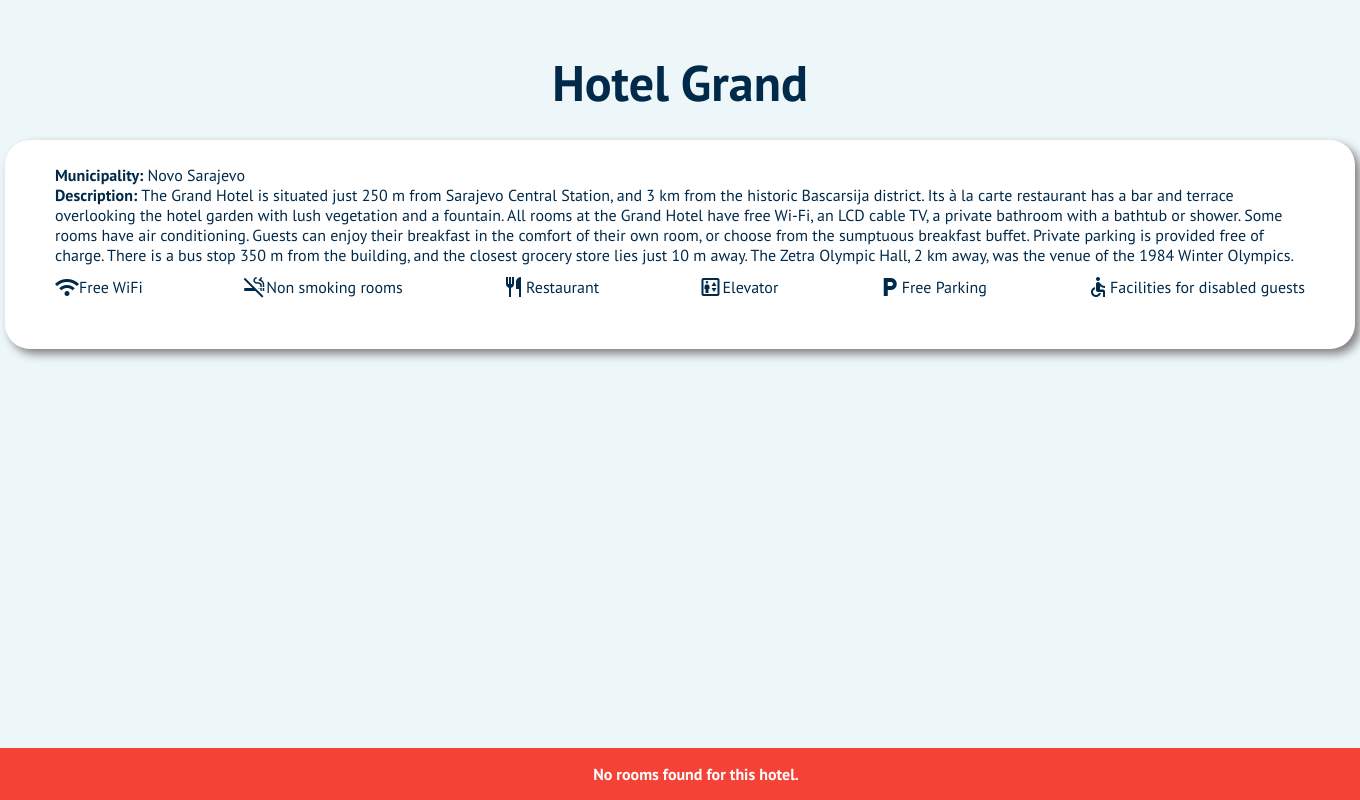
Screenshot of /Reservation/hotel_details.php?hotel_id=3 with the database file from the repository.
### tables this page shows
CREATE TABLE `hotel` (
  `HID` int(11) NOT NULL,
  `nameOfHotel` varchar(50) NOT NULL,
  `addressName` varchar(50) NOT NULL,
  `addressNumber` int(3) NOT NULL,
  `municipality` varchar(50) NOT NULL,
  `freeParking` int(1) NOT NULL DEFAULT 0,
  `petFriendly` int(1) NOT NULL DEFAULT 0,
  `firstEntryPerson` int(11) NOT NULL,
  `lastEntryPerson` int(11) DEFAULT NULL,
  `firstEntryDate` date NOT NULL DEFAULT (CURDATE()),
  `lastEntryDate` date DEFAULT NULL,
  `freeWiFi` int(1) NOT NULL DEFAULT 0,
  `nonSmokingRooms` int(1) NOT NULL DEFAULT 0,
  `roomService` int(1) NOT NULL DEFAULT 0,
  `restaurant` int(1) NOT NULL DEFAULT 0,
  `bar` int(1) NOT NULL DEFAULT 0,
  `elevator` int(1) NOT NULL DEFAULT 0,
  `description` varchar(1000) NOT NULL,
  `stars` int(1) NOT NULL DEFAULT 0,
  `gym` int(1) NOT NULL DEFAULT 0,
  `pool` int(1) NOT NULL DEFAULT 0,
  `disabilityFriendly` int(1) NOT NULL DEFAULT 0,
  `contactEmail` varchar(100) NOT NULL,
  `admin` int(11) NOT NULL,
  `averageRating` float NOT NULL
);

### Reservation/availableRooms.php (called while the page is built, shortened)
<?php
function getAvailableRooms($fromDate, $toDate, $numPeople, $municipality)
{
    global $connection;
    $query = "SELECT DISTINCT r.RID
              FROM room r
              JOIN hotel h ON r.belongsToHotel = h.HID
              JOIN roomtype rt ON r.roomType = rt.RID
              WHERE rt.numberOfBeds = ?
                AND NOT EXISTS (
                  SELECT 1
                  FROM booking b
                  WHERE r.RID = b.room
                    AND (
                      (b.fromDate <= ? AND b.toDate >= ?)  -- Booking overlaps the trip
                      OR (b.fromDate <= ? AND b.toDate >= ?)  -- Booking starts during the trip
                      OR (b.fromDate <= ? AND b.toDate >= ?)  -- Booking ends during the trip
                      OR (? <= b.fromDate AND ? >= b.toDate)  -- Trip includes the entire booking
                    )
                )";
    $params = array($numPeople, $fromDate, $fromDate, $toDate, $toDate, $fromDate, $toDate, $fromDate, $toDate);
    $stmt = mysqli_prepare($connection, $query);
    $paramTypes = str_repeat("s", count($params));
    mysqli_stmt_bind_param($stmt, $paramTypes, ...$params);
    mysqli_stmt_execute($stmt);
    $result = mysqli_stmt_get_result($stmt);
    if ($result) {
        $rooms = array();
        return $rooms;
    }
    return false;
}

### Reservation/hotel_details.php (the view, shortened to what this page needs)
<!doctype html>
<html lang="en">
<head>
    <link rel="stylesheet" href="hotelDetails.css">
    <link rel="stylesheet" href="../Admin/Landing Page/header.css">
    <link rel="stylesheet" href="../banner.css">
    <link rel="stylesheet" href="../Profile/profile.css">
</head>
<body>
<main>
    <?php
    include 'availableRooms.php';
    $connection = OpenCon();
    function getHotelById($connection, $hotelId)
    {
        $query = "SELECT * FROM hotel WHERE HID = ?";
        $stmt = mysqli_prepare($connection, $query);
        mysqli_stmt_bind_param($stmt, "i", $hotelId);
        mysqli_stmt_execute($stmt);
        $result = mysqli_stmt_get_result($stmt);
        if ($result && mysqli_num_rows($result) > 0) {
            return mysqli_fetch_assoc($result);
        }
        return false;
    }
    function getHotelRooms($connection, $hotelId): array
    {
        $availableRooms = getAvailableRooms($_SESSION['startDate'], $_SESSION['endDate'], $_SESSION['numPeople'], $_SESSION['municipality']);
        $roomsByHotel = array();
        return $roomsByHotel;
    }
                ?>
                <?php
    $hotelId = $_GET['hotel_id'] ?? null;
    if ($hotelId) {
    $hotel = getHotelById($connection, $hotelId);
    if ($hotel) {
        echo '<h3 class="hotelName">' . $hotel['nameOfHotel'] . '</h3>';
        echo '<section class="description">';
        echo '<p><strong>Municipality: </strong> ' . $hotel['municipality'] . '</p>';
        echo '<p><strong>Description: </strong>' . $hotel['description'] . '</p>';
        echo '<div class="featuresFlex">';
        if ($hotel['freeWiFi'] == 1) {
            echo ' <p class="features"><span class="material-symbols-outlined">wifi</span> Free WiFi</p>';
        }
        if ($hotel['nonSmokingRooms'] == 1) {
            echo ' <p class="features"><span class="material-symbols-outlined">smoke_free</span> Non smoking rooms</p>';
        }
        else {
            echo '<p class="features"><span class="material-symbols-outlined">smoking_rooms</span> Smoking rooms</p>';
        }
        if ($hotel['restaurant'] == 1) {
            echo '<p class="features"><span class="material-symbols-outlined">restaurant</span> Restaurant</p>';
        }
        if ($hotel['elevator'] == 1) {
            echo '<p class="features"><span class="material-symbols-outlined">elevator</span> Elevator</p>';
        }
        if ($hotel['freeParking'] == 1) {
            echo '<p class="features"><span class="material-symbols-outlined">local_parking</span> Free Parking</p>';
        }
        if ($hotel['disabilityFriendly'] == 1) {
            echo '<p class="features"><span class="material-symbols-outlined">accessible</span> Facilities for disabled guests</p>';
        }
        echo '</div>';
        $rooms = getHotelRooms($connection,$hotelId);
        if ($rooms) {
            displayHotelRooms($rooms, $connection);
        } else {
            echo '<div class="error-banner">No rooms found for this hotel.</div>';
        }
    } else {
        echo '<div class="error-banner">Hotel not found.</div>';
    }
}
   else {
    echo '<div class="error-banner">Invalid hotel ID.</div>';
}
    ?>
</main>
</body>
</html>

### Reservation/hotelDetails.css (style rules this page uses)
* { margin: 0; }
body { background-color: #EDF6F9; width: 1350px; margin: 0 auto; color: #012A4A; }
.description { background-color: white; margin: 0px 0px 30px 0px; padding: 25px 50px 50px 50px ; border-radius: 25px; color: #012A4A; box-shadow: 5px 5px 10px grey; }
.hotelName { font-size: 50px; margin-top: 50px; margin-bottom: 25px; color: #012A4A; display: flex; justify-content: center; }
.features { margin-top: 10px; display: flex; margin-top: 10px; align-items: center; }
.featuresFlex { display: flex; justify-content: space-between; flex-wrap: nowrap; align-content: center; align-items: center; }

### Admin/Landing Page/header.css (style rules this page uses)
* { margin: 0; }
body { font-family: "PT Sans"; }

### banner.css (style rules this page uses)
.error-banner { position: fixed; bottom: 0; left: 0; width: 100%; background-color: #f44336; color: #ffffff; padding: 16px; text-align: center; font-weight: bold; }

### Profile/profile.css (style rules this page uses)
body { font-family: "PT Sans"; display: flex; align-items: center; flex-direction: column; background-color: #EDF6F9; font-weight: lighter; }
.error-banner { position: fixed; bottom: 0; left: 0; width: 100%; background-color: #f44336; color: #ffffff; padding: 16px; text-align: center; font-weight: bold; }

### rows the page displays
hotel: nameOfHotel "Hotel Grand", municipality "Novo Sarajevo", description "The Grand Hotel is situated just 250 m from Sarajevo Central Station, and 3 km from the historic Bascarsija district. Its à la carte restaurant has a bar and terrace overlooking the hotel garden with lush vegetation and a fountain. All rooms at the Grand Hotel have free Wi-Fi, an LCD cable TV, a private bathroom with a bathtub or shower. Some rooms have air conditioning. Guests can enjoy their breakfast in the comfort of their own room, or choose from the sumptuous breakfast buffet. Private parking is provided free of charge. There is a bus stop 350 m from the building, and the closest grocery store lies just 10 m away. The Zetra Olympic Hall, 2 km away, was the venue of the 1984 Winter…"
